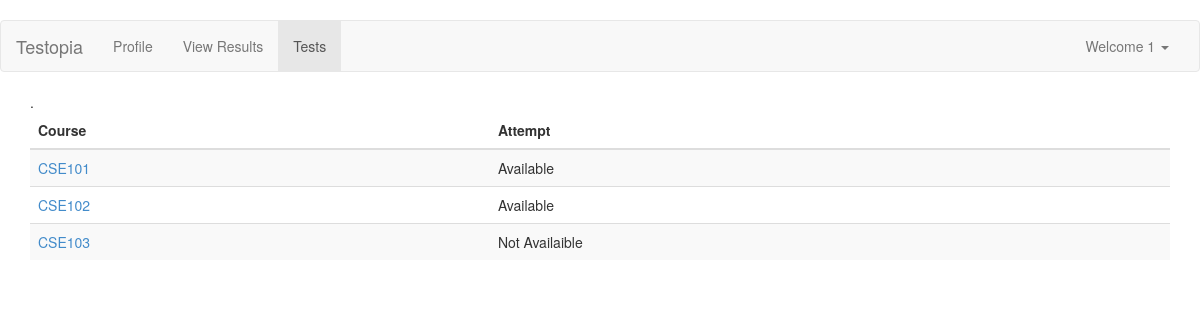
The app's page /student/regcourse.php (signed in) with its own data.
### tables this page shows
CREATE TABLE IF NOT EXISTS `enrolled` (
  `S_id` varchar(10) NOT NULL,
  `C_id` varchar(10) NOT NULL,
  `E_id` int(10) NOT NULL,
  `Attempt` varchar(20) NOT NULL DEFAULT 'Not Availaible',
  PRIMARY KEY (`S_id`,`C_id`,`E_id`),
  KEY `C_id` (`C_id`),
  KEY `E_id` (`E_id`)
);

### student/regcourse.php (the view, shortened to what this page needs)
<!DOCTYPE html>
<html lang="en">
<head>
  <?PHP
if (!(isset($_SESSION['stid']) && $_SESSION['stid'] != ''))
  {
   header ("Location: student1.php");
    }
else
$id = $_SESSION['stid'];
?>
<link rel="stylesheet" type="text/css" href="../bootstrap/css/bootstrap.min.css">
<link rel="stylesheet" type="text/css" href="../css/navbar.css">
<nav class="navbar navbar-default" role="navigation">
  <div class="container-fluid">
    <div class="navbar-header">
      <a class="navbar-brand" href="#">Testopia</a>
    </div>
    <div class="collapse navbar-collapse" id="bs-example-navbar-collapse-1">
      <ul class="nav navbar-nav">
        <li ><a href="student1.php">Profile</a>
		<li><a href="viewresult.php">View Results</a></li>
		<li  class="active"><a href="regcourse.php">Tests</a></li>
          </ul>
      <ul class="nav navbar-nav navbar-right">
        <li class="dropdown">
          <a href="#" class="dropdown-toggle" data-toggle="dropdown">Welcome <?php echo $id;  ?>  <b class="caret"></b></a>
        </li>
      </ul>
    </div>
</div>
</nav>
<body>
<?PHP
$sql="SELECT * FROM enrolled WHERE S_id='$id'";
$result = mysql_query($sql) or die ("Query Failed:".mysql_error());
if($result==TRUE)
     {
      echo "<div class='container'>";
   echo '<table class="table table-striped">';
   echo "<thead><th>Course</th>.<th>Attempt</th></thead><tbody>";
     while($db_feild=mysql_fetch_assoc($result))
   {
     echo "<tr><td><a href=\"examination.php?test=".$db_feild['C_id']."\">".$db_feild['C_id']."</a></td><td>".$db_feild['Attempt']."</td></tr>";
    }
    echo '</div>';
   }
else
   print "Some error occured during SELECT"."<BR>";
?>
</body>
</html>

### css/navbar.css (style rules this page uses)
body { padding-top: 20px; padding-bottom: 20px; }
.navbar { margin-bottom: 20px; }

### records on screen
enrolled: C "CSE101", Attempt "Available"
enrolled: C "CSE102", Attempt "Available"
enrolled: C "CSE103", Attempt "Not Availaible"

### other values on screen
$id "1"
